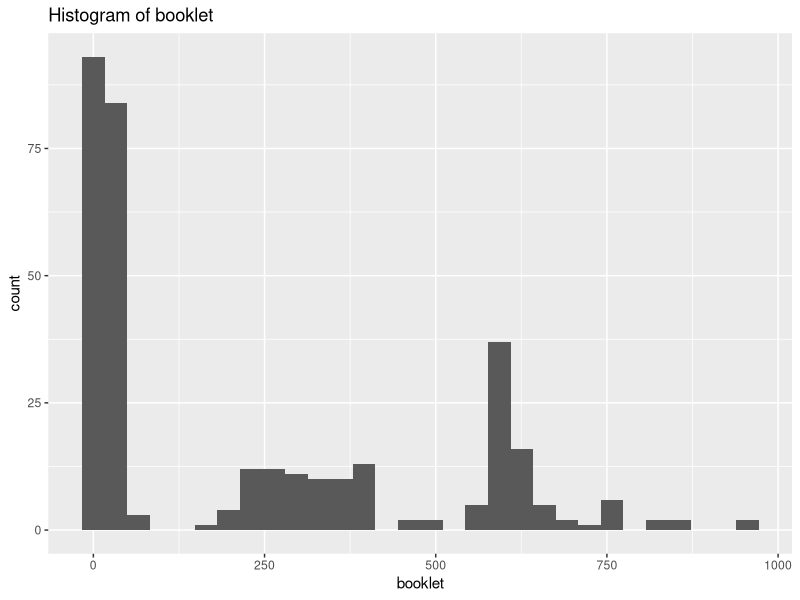
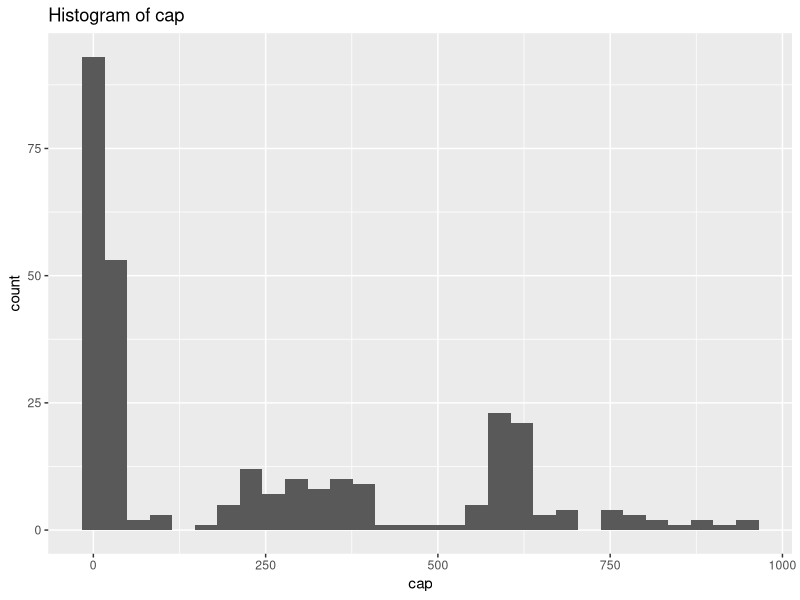
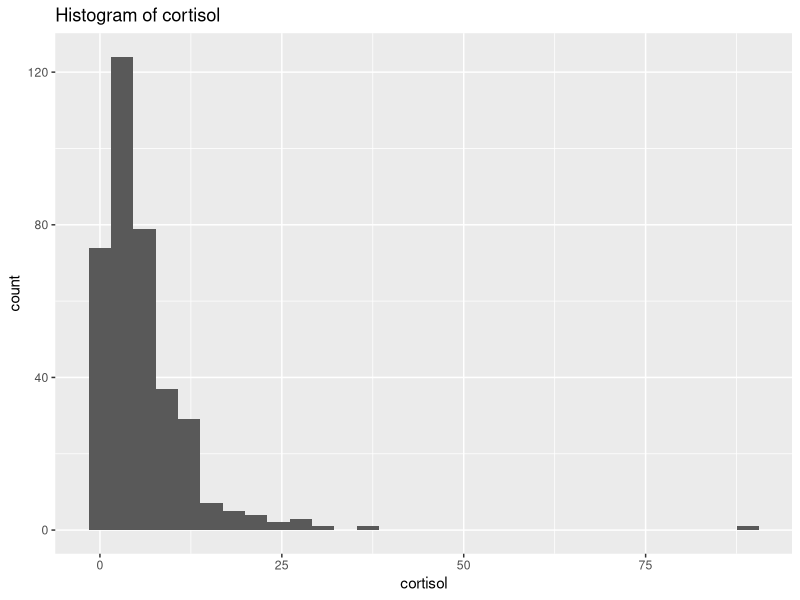
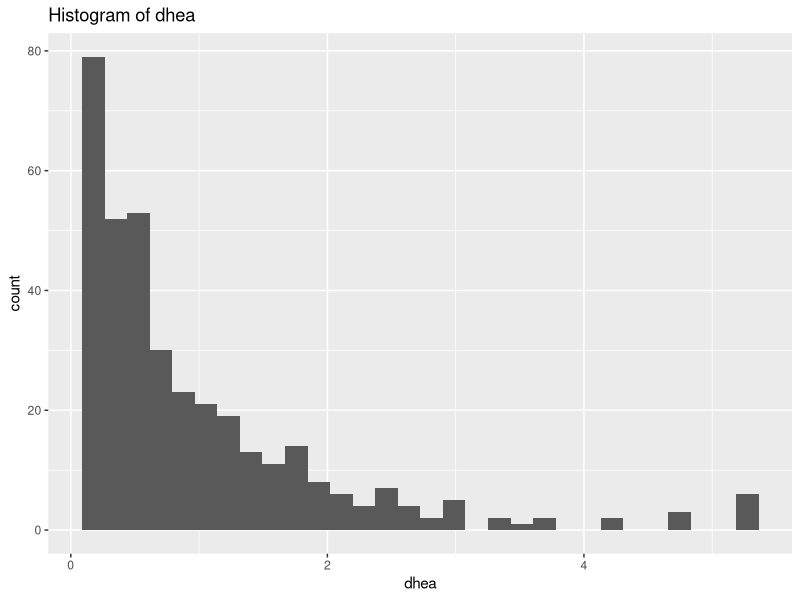
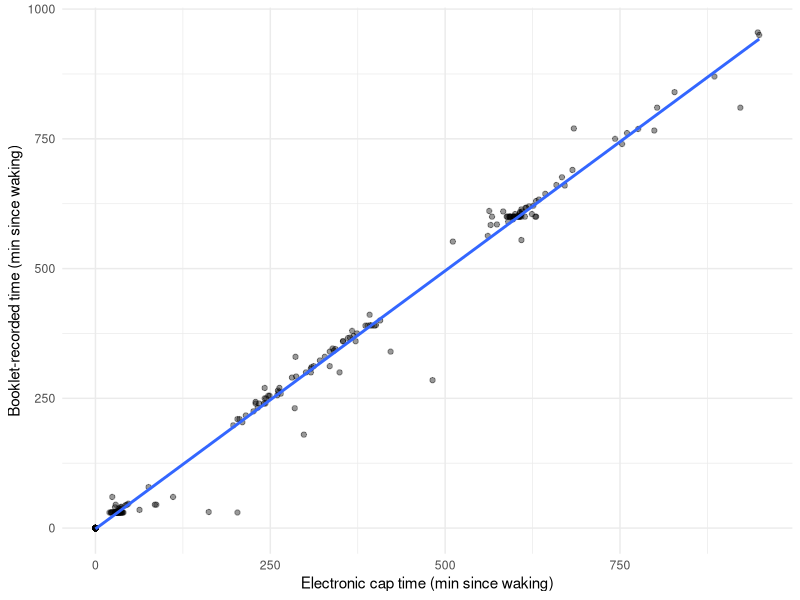
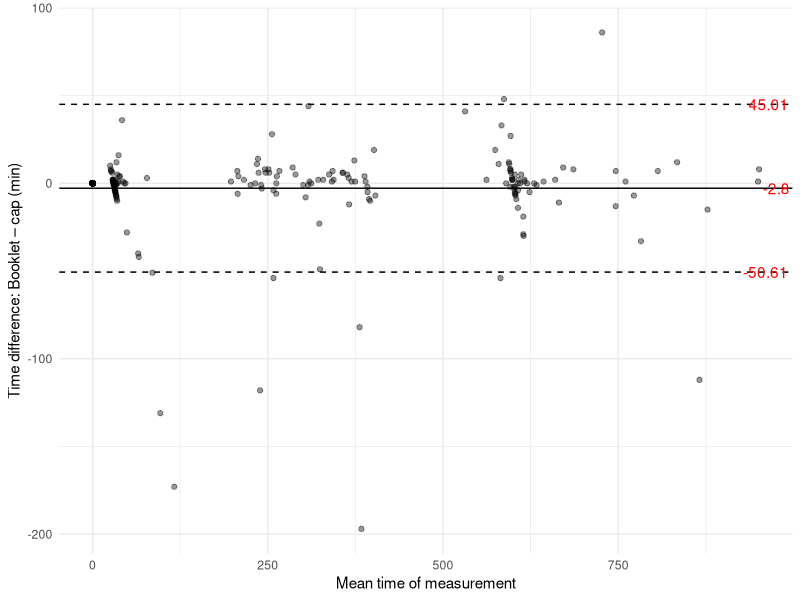
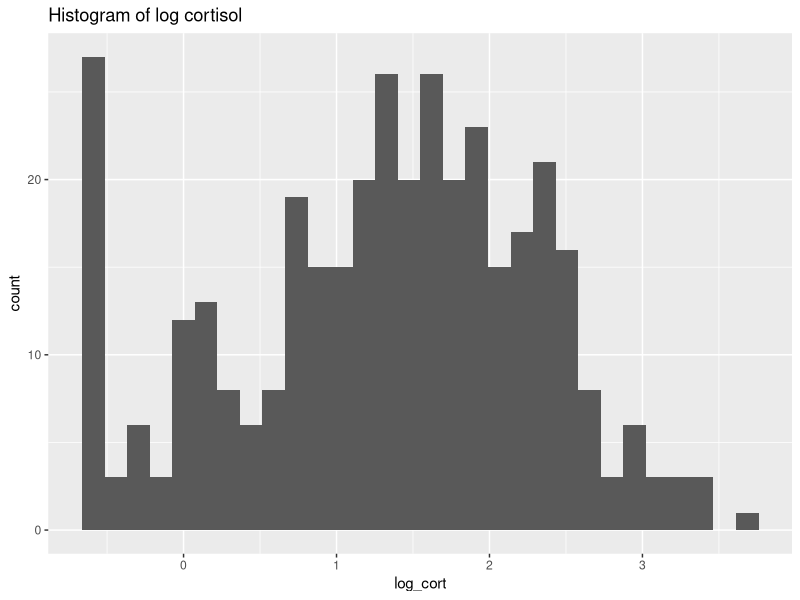
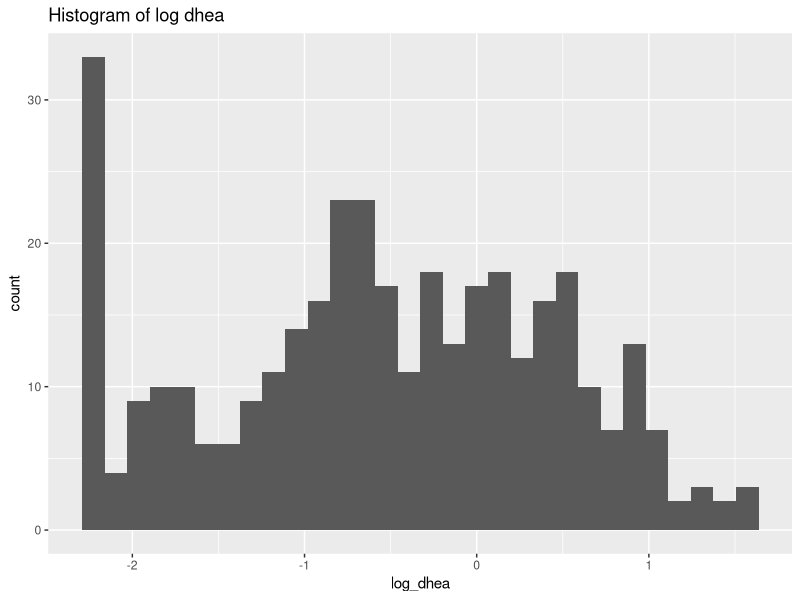

Write the R code that produced these figures, in order.
## ---- chunk 1
library(tidyverse)
library(lme4)
library(lmerTest)
library(mgcv)
## ---- chunk 2
data <- read.csv("Project0_Clean_v2.csv") %>%
  transmute(
    id = SubjectID,
    day = DAYNUMB, # day number: should be 1 - 3
    sample = Collection.Sample, # sample number of a day: 1 - 4
    sleep = Sleep.Diary.reported.wake.time, 
    # time
    booklet = if_else(sample == 1, 0,
      Booklet..Sample.interval.Decimal.Time..mins.),
    cap = if_else(sample == 1, 0,
      MEMs..Sample.interval.Decimal.Time..mins.),
    # outcome
    cortisol = Cortisol..nmol.L.,
    dhea = DHEA..nmol.L.,
    date = Collection.Date)
## ---- chunk 3
data %>%
  count(id) %>% count(n)
# Yes
## ---- chunk 4
data %>%
  group_by(id, day, sample) %>%
  filter(n() > 1) %>%
  arrange(id, day, sample) %>%
  ungroup()
# 3029 has wrong day number
## ---- chunk 5
# since this is a small dataset, we change the day number of 3029 manually
data <- data %>%
  mutate(
    day = if_else(
      id == 3029,
      case_when(
        date == "10/7/2018"  ~ 1,
        date == "10/10/2018" ~ 2,
        TRUE ~ day),
      day))
## ---- chunk 6
table(
  sample1 = data$sample == 1,
  wake_na = data$sleep != "")
# Yes, sample = 1 means having wake-up time
## ---- chunk 7
n_total <- nrow(data)

var_missing <- data.frame(
  var = c("booklet", "cap", "cortisol", "dhea"),
  missing = c(
    sum(is.na(data$booklet)),
    sum(is.na(data$cap)),
    sum(is.na(data$cortisol)),
    sum(is.na(data$dhea))
  )
) %>%
  mutate(percent = round(missing / n_total * 100, 1))

q1 <- data.frame(
  var = "Q1 sample",
  missing = sum(is.na(data$booklet) | is.na(data$cap)),
  percent = round(sum(is.na(data$booklet) | is.na(data$cap)) / n_total * 100, 1)
)

# we know that we will need to get rid of outlier later
q3_cort_out <- data %>%
  mutate(
    cortisol_cleaned = if_else(cortisol > 80, NA_real_, cortisol)
  ) %>%
  summarise(
    var = "Q3 sample (cort)",
    missing = sum(is.na(booklet) | is.na(cortisol_cleaned)),
    percent = round(sum(is.na(booklet) | is.na(cortisol_cleaned)) / n_total * 100, 1))

# Q3 sample for dhea: remove outlier and set 3037 to missing
q3_dhea_out <- data %>%
  mutate(
    dhea_cleaned = if_else(dhea >= 5.205 | id == 3037, NA_real_, dhea)
  ) %>%
  summarise(
    var = "Q3 sample (dhea)",
    missing = sum(is.na(booklet) | is.na(dhea_cleaned)),
    percent = round(sum(is.na(booklet) | is.na(dhea_cleaned)) / n_total * 100, 1)
  )

missing_table <- bind_rows(var_missing, q1, q3_cort_out, q3_dhea_out)
missing_table
## ---- chunk 8
table(
  booklet_na = is.na(data$booklet),
  cap_na = is.na(data$cap))
# No, there are only 17 rows overlapping
# we only have 268/372 rows in terms of non-missing time
## ---- chunk 9
# plot histograms
ggplot(data, aes(x = booklet)) +
  geom_histogram(bins = 30, na.rm = TRUE) +
  labs(title = "Histogram of booklet")

ggplot(data, aes(x = cap)) +
  geom_histogram(bins = 30, na.rm = TRUE) +
  labs(title = "Histogram of cap")

ggplot(data, aes(x = cortisol)) +
  geom_histogram(bins = 30, na.rm = TRUE) +
  labs(title = "Histogram of cortisol")

ggplot(data, aes(x = dhea)) +
  geom_histogram(bins = 30, na.rm = TRUE) +
  labs(title = "Histogram of dhea")
## ---- chunk 10
data %>%
  summarise(
    booklet_min = min(booklet, na.rm = TRUE),
    booklet_max = max(booklet, na.rm = TRUE),
    cap_min = min(cap, na.rm = TRUE),
    cap_max = max(cap, na.rm = TRUE),
    cortisol_min = min(cortisol, na.rm = TRUE),
    cortisol_max = max(cortisol, na.rm = TRUE),
    dhea_min = min(dhea, na.rm = TRUE),
    dhea_max = max(dhea, na.rm = TRUE))
## ---- chunk 11
# following advice from PI, set threshold for two outcomes and remove outliers
data <- data %>%
  mutate(
    dhea_cleaned = if_else(dhea >= 5.205, NA_real_, dhea),
    cortisol_cleaned = if_else(cortisol > 80, NA_real_, cortisol))
# do we believe in it?
## ---- chunk 12
# draw the scatter plot of both time with linear regression trend line
ggplot(data %>% filter(!is.na(cap), !is.na(booklet)),
       aes(x = cap, y = booklet)) +
  geom_point(alpha = 0.4) +
  geom_smooth(method = "lm", se = FALSE) +
  labs(
    x = "Electronic cap time (min since waking)",
    y = "Booklet-recorded time (min since waking)") +
  theme_minimal()
## ---- chunk 13
# correlation: pearson and spearman
cor(data$cap, data$booklet, use = "complete.obs")
cor(data$cap, data$booklet, use = "complete.obs",method = "spearman")
## ---- chunk 14
fit_time <- lmer(
  booklet ~ cap + (1 | id),
  data = data,
  REML = FALSE)

summary(fit_time)
confint(fit_time)
## ---- chunk 15
# Bland–Altman: every point represents a pair of measurement
data_ba <- data %>%
  filter(!is.na(booklet), !is.na(cap)) %>%
  mutate(
    mean_time = (booklet + cap) / 2, # time of the pair of measurement
    diff_time = booklet - cap) # measurement difference

mean_diff <- mean(data_ba$diff_time)
sd_diff <- sd(data_ba$diff_time) # for constructing the CI
upper <- mean_diff + 1.96 * sd_diff
lower <- mean_diff - 1.96 * sd_diff

ggplot(data_ba, aes(x = mean_time, y = diff_time)) +
  geom_point(alpha = 0.4) +
  geom_hline(yintercept = mean_diff, linetype = "solid") +
  geom_hline(yintercept = upper, linetype = "dashed") +
  geom_hline(yintercept = lower, linetype = "dashed") +
  annotate("text", x = Inf, y = mean_diff,
           label = round(mean_diff, 2), hjust = 1.1, color = "red") +
  annotate("text", x = Inf, y = upper, 
           label = round(upper, 2), hjust = 1.1, color = "red") +
  annotate("text", x = Inf, y = lower, 
           label = round(lower, 2), hjust = 1.1, color = "red") +
  labs(x = "Mean time of measurement",
       y = "Time difference: Booklet – cap (min)") +
  theme_minimal()
## ---- chunk 16
data_q2 <- data %>%
  mutate(
    target_time = case_when(
      sample == 2 ~ 30,
      sample == 4 ~ 600,),
    # here we are only interested in adherence of booklet time
    time_error = if_else(!is.na(booklet) & !is.na(target_time),
                         booklet - target_time,
                         NA_real_),
    abs_error = abs(time_error),
    compliance = case_when(
      is.na(target_time) ~ NA_character_,
      is.na(booklet) ~ NA_character_,
      abs_error <= 7.5 ~ "Good",
      abs_error <= 15 ~ "Adequate",
      TRUE ~ "Poor"))

data_q2 %>%
  filter(sample %in% c(2, 4)) %>%
  mutate(compliance = if_else(is.na(compliance), 
                              "Missing", compliance),
         compliance = factor(compliance, 
          levels = c("Good", "Adequate", "Poor", "Missing"))) %>%
  count(sample, compliance, .drop = TRUE) %>%
  group_by(sample) %>%
  mutate(percent = round(n / sum(n) * 100, 2))
## ---- chunk 17
# given that both dhea and cortisol are very right skewed (see above) we have to do log-transform
# have checked before that both outcomes don't have zero
# use cleaned version
data <- data %>%
  mutate(log_cort = log(cortisol_cleaned), log_dhea = log(dhea_cleaned))

ggplot(data, aes(x = log_cort)) +
  geom_histogram(bins = 30, na.rm = TRUE) +
  labs(title = "Histogram of log cortisol")

ggplot(data, aes(x = log_dhea)) +
  geom_histogram(bins = 30, na.rm = TRUE) +
  labs(title = "Histogram of log dhea")
# Now both look much more linearly distributed
## ---- chunk 18
data_q3 <- data %>%
  mutate(
    t1_30 = if_else(booklet <= 30, cap, 30),
    t2_30 = if_else(booklet > 30, cap - 30, 0))

# exclude 3037 from dhea analysis as it has too many outliers
data_q3_dhea <- data_q3 %>%
  filter(id != 3037)


ggplot(data, aes(x = log(booklet + 1), y = log_cort, group = id)) +
  geom_line(alpha = 0.3, color = "grey50") +
  geom_smooth(aes(group = 1), method = "gam", formula = y ~ s(x, bs="cs"), se = TRUE, color="blue") +
  scale_x_continuous(
    breaks = log(c(0,5,10,15,30,60,120,240,600)+1),
    labels = c(0,5,10,15,30,60,120,240,600)
  ) +
  labs(
    x = "Minutes since waking (log scale for display)",
    y = "Log cortisol"
  ) +
  theme_minimal()
## ---- chunk 19
ggplot(data_q3_dhea, aes(x = log(booklet + 1), y = log_dhea, group = id)) +
  geom_line(alpha = 0.3, color = "grey50") +
  geom_smooth(aes(group = 1), method = "gam", formula = y ~ s(x, bs="cs"), se = TRUE, color="blue") +
  scale_x_continuous(
    breaks = log(c(0,5,10,15,30,60,120,240,600)+1),
    labels = c(0,5,10,15,30,60,120,240,600)
  ) +
  labs(
    x = "Minutes since waking (log scale for display)",
    y = "Log DHEA"
  ) +
  theme_minimal()
## ---- chunk 20
# Cortisol
cort_fit_30 <- lmer(log_cort ~ t1_30 + t2_30 + (1 | id), data = data_q3)
summary(cort_fit_30)

# DHEA
dhea_fit_30 <- lmer(log_dhea ~ t1_30 + t2_30 + (1 | id), data = data_q3_dhea)
summary(dhea_fit_30)
